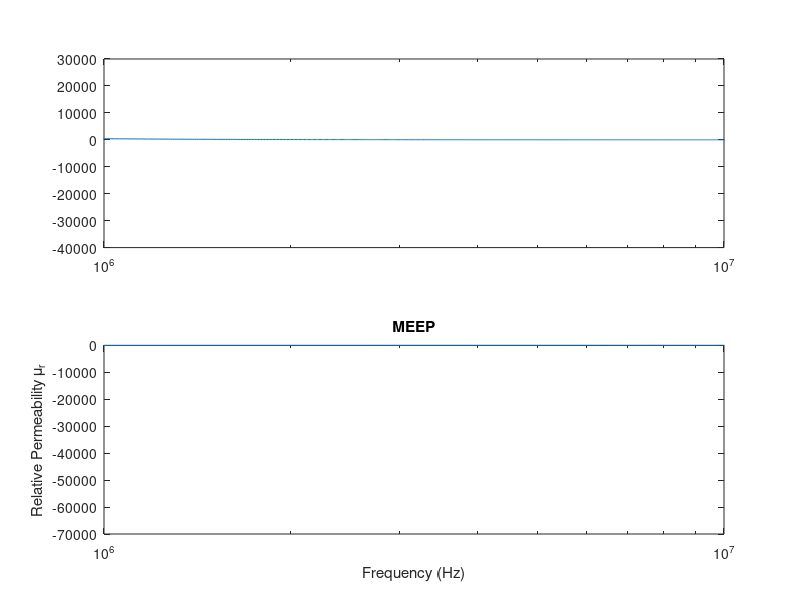
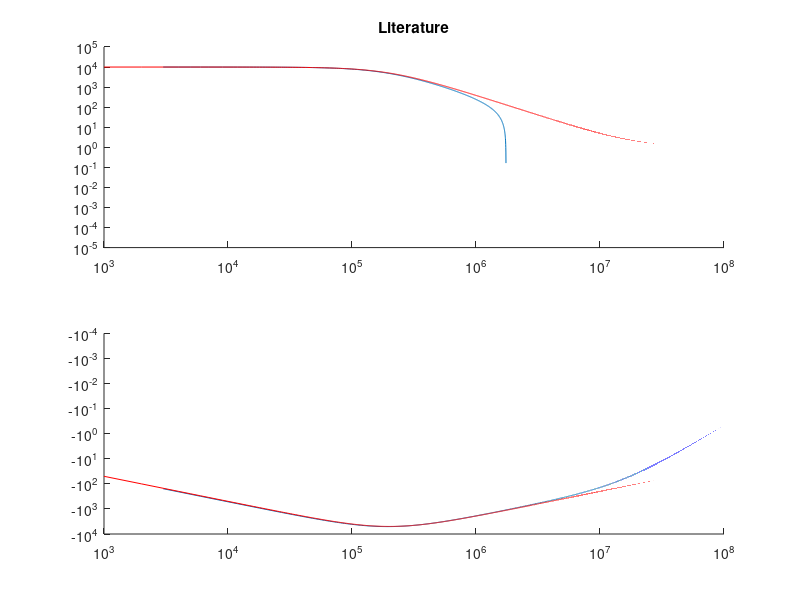

The MATLAB script that drew these images, in order:
clc;clear all;

fi=fopen('Permeability.txt');
l=fgetl(fi);
in=1;
while ischar(l)
%for kj=1:81
    %%disp(l);
    text{in}=l;
    data{in}=sscanf(text{in},'%f (%f,%f)');
    f(in)=(data{in}(1));
    eps(in)=data{in}(2)+1i*data{in}(3);
    
    l=fgetl(fi);
    in=in+1;
end

epsr=0.9999;
a0=1e-2;%0.1mm
c0=2.99792458e8;%Speed of Light (m/s)
f0=c0/a0;%3000GHz
t0=1/f0;%0.33e-12 (s)
mu0=4*pi*(1e-7);% (H/m)
eps0=8.854187817e-12;% (F/m)
I0=1;
E0=I0/(a0*eps0*c0);
D0=I0/(a0*c0);
B0=I0/(a0*eps0*c0*c0);
H0=I0/(a0);
sigmaD0=(epsr*eps0*c0)/a0;
J0=I0/(a0*a0);
u0=(I0*I0)/(eps0*c0*c0*a0*a0);
S0=(I0*I0)/(eps0*c0*a0*a0);
Sc0=1/(c0);
sig0=-20;

subplot(2,1,1);
semilogx(f/(a0/(1e-2)),real(eps));xlim([10e5 1e7]);
subplot(2,1,2);
semilogx(f/(a0/(1e-2)),imag(eps));xlim([10e5 1e7]);

xlabel('Frequency (Hz)')
ylabel('Relative Permeability \mu_r')
title('MEEP')
%axis([1e8 1e9 0 1e4])

% muinf=1;gamma=.01/(8*4*pi*pi*pi*pi*pi);fn=0.01/(4*pi*pi);
% f=0:1e-7:(1/3);
% fi=f*(4*pi*pi);
% sigma=-100*(4*pi*pi);
% kwi=(fn.*fn-fi.*fi-1i.*gamma.*fi);
% b0=1.0;
% kwi2=(fi.*fi.*b0.*b0)./kwi;
% mur=muinf+(sigma.*fn.*fn)./(kwi-kwi2);

fn=(5.8)*(1e-5);
sigma=1e4;
muinf=1;gamma=-(.33e-2)/(2*pi);
f=0:1e-7:(1/30);
fi=f;
kwi=(fn.*fn-fi.*fi-1i.*gamma.*fi);
b0=0;
kwi2=(fi.*fi.*b0.*b0)./kwi;
mur=muinf+(sigma.*fn.*fn)./(kwi-kwi2);

% figure;
% subplot(2,1,1);semilogx(f*f0,real(mur));title('Formula');xlim([10e5 1e7]);
% subplot(2,1,2);semilogx(f*f0,imag(mur));xlim([10e5 1e7]);

f=1e3:1e3:1e9;
nomf=((f)./(0.2e6));
cf=(1+nomf.*nomf);
mur2=mu0+((10000*mu0)./cf)-(1i.*nomf.*(10000*mu0))./cf;


figure;
subplot(2,1,1);hold on;
f=0:1e-7:(1/30);
loglog(f*f0,real(mur));title('Formula');xlim([1e3 1000e5]);
f=1e3:1e3:1e9;
loglog(f,real(mur2)/mu0,'r');title('Literature');xlim([1e3 1000e5]);
subplot(2,1,2);hold on;
f=0:1e-7:(1/30);
loglog(f*f0,imag(mur));xlim([1e3 1000e5]);
f=1e3:1e3:1e9;
loglog(f,imag(mur2)/mu0,'r');xlim([1e3 1000e5]);
